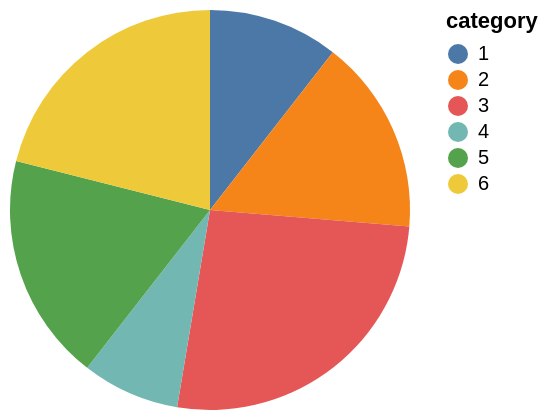

Write the Vega-Lite specification saved for this chart.
### Vega specification from a JSON file in a GitHub repository (floating-point values rounded to 4 significant figures)
{"$schema": "https://vega.github.io/schema/vega/v5.json", "description": "A simple pie chart with embedded data.", "background": "white", "padding": 5, "width": 200, "height": 200, "data": [{"name": "source_0", "values": [{"category": 1, "value": 4}, {"category": 2, "value": 6}, {"category": 3, "value": 10}, {"category": 4, "value": 3}, {"category": 5, "value": 7}, {"category": 6, "value": 8}]}, {"name": "data_0", "source": "source_0", "transform": [{"type": "stack", "groupby": [], "field": "value", "sort": {"field": ["category"], "order": ["ascending"]}, "as": ["value_start", "value_end"], "offset": "zero"}, {"type": "filter", "expr": "isValid(datum[\"value\"]) && isFinite(+datum[\"value\"])"}]}], "marks": [{"name": "marks", "type": "arc", "style": ["arc"], "from": {"data": "data_0"}, "encode": {"update": {"fill": {"scale": "color", "field": "category"}, "description": {"signal": "\"value: \" + (format(datum[\"value\"], \"\")) + \"; category: \" + (isValid(datum[\"category\"]) ? datum[\"category\"] : \"\"+datum[\"category\"])"}, "x": {"signal": "width", "mult": 0.5}, "y": {"signal": "height", "mult": 0.5}, "outerRadius": {"signal": "min(width,height)/2"}, "innerRadius": {"value": 0}, "startAngle": {"scale": "theta", "field": "value_end"}, "endAngle": {"scale": "theta", "field": "value_start"}}}}], "scales": [{"name": "theta", "type": "linear", "domain": {"data": "data_0", "fields": ["value_start", "value_end"]}, "range": [0, 6.283], "zero": true}, {"name": "color", "type": "ordinal", "domain": {"data": "data_0", "field": "category", "sort": true}, "range": "category"}], "legends": [{"fill": "color", "symbolType": "circle", "title": "category"}]}
